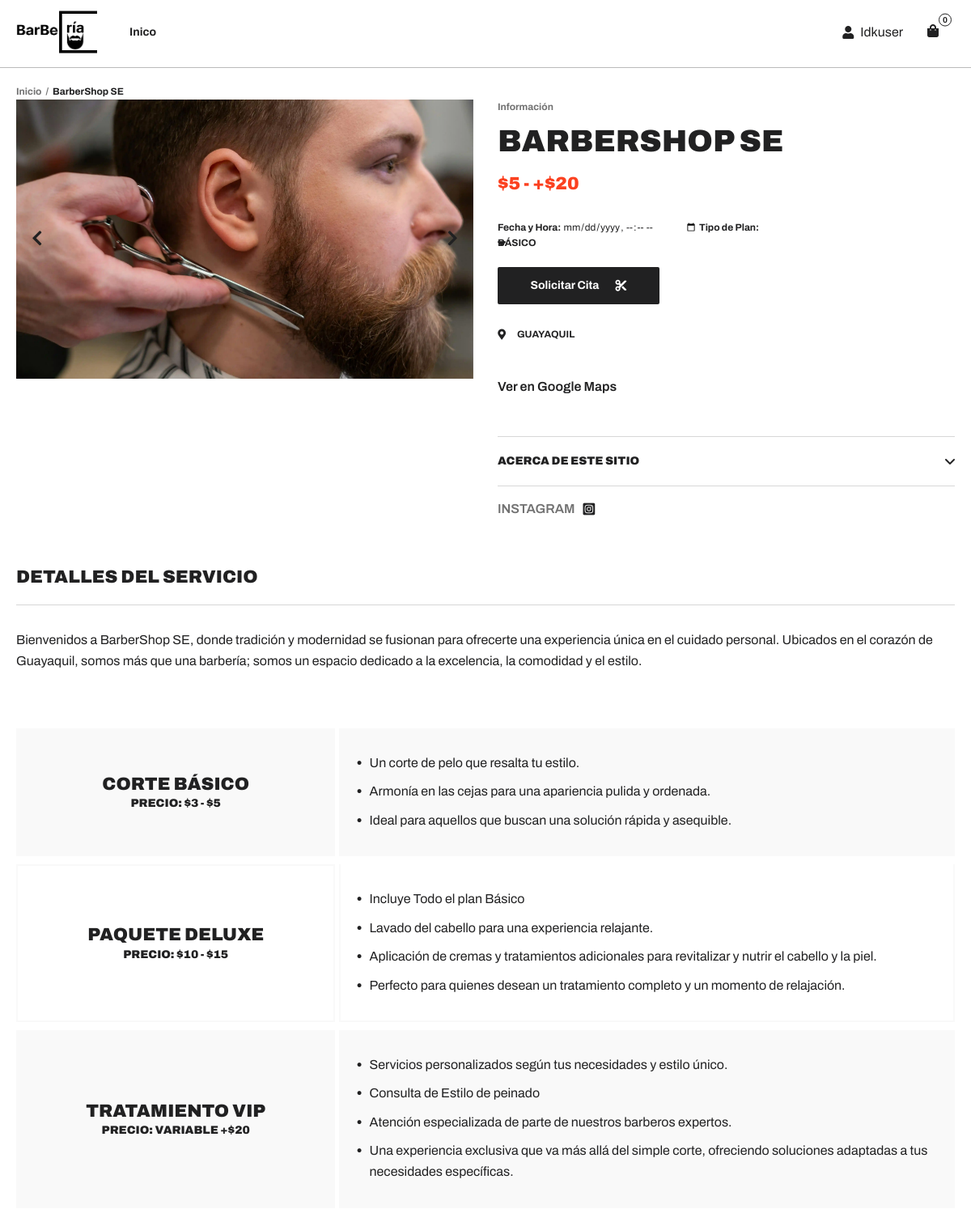
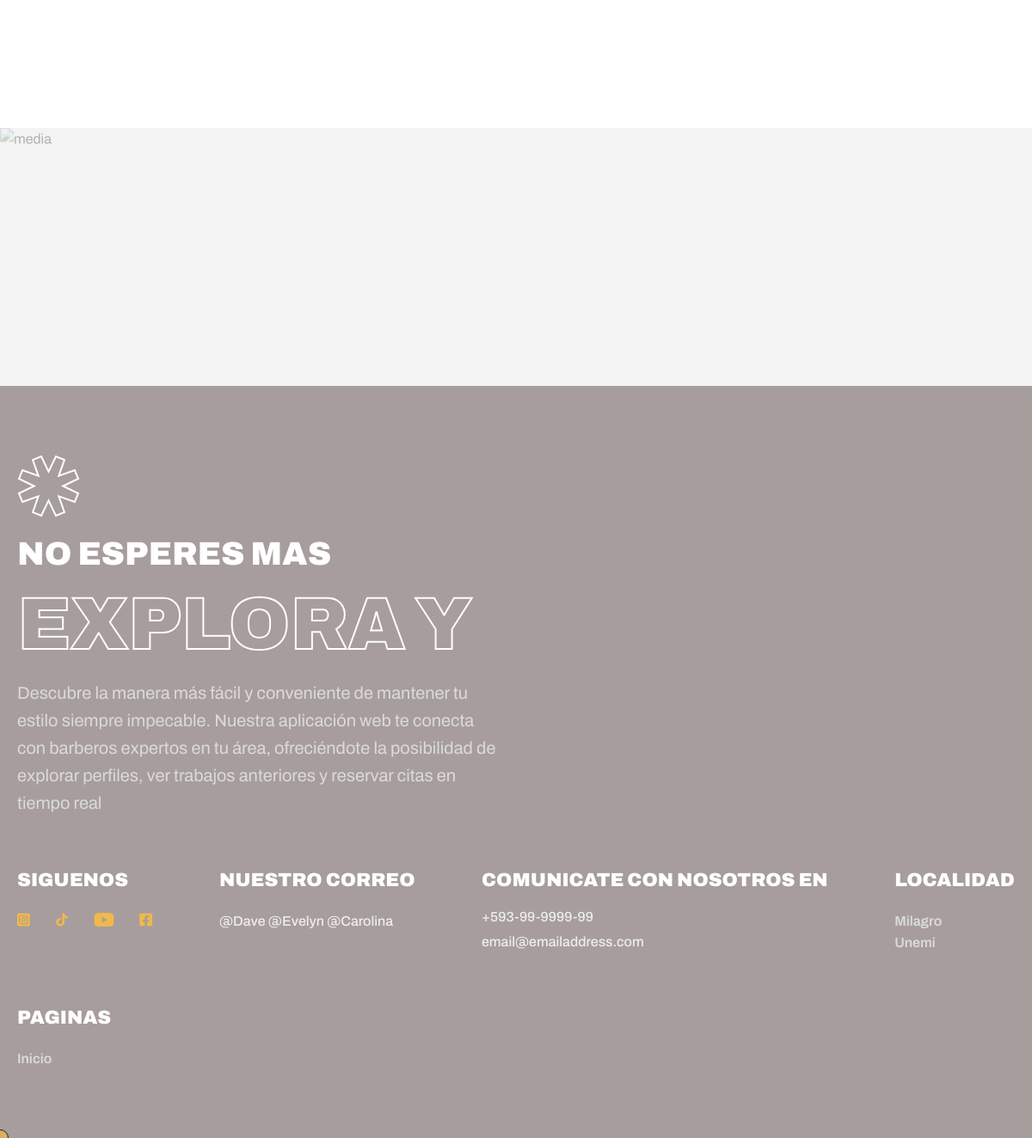
The app's page /perfil-barberia/21/ (signed in) with its own data (2 pictures, top to bottom).
### agendabarberia/models.py (models this page shows, shortened)
class Barberia(models.Model):
    imagen = models.ImageField(upload_to='barberia_images/')  # Guarda las imágenes en la carpeta 'barberia_images/'
    titulo = models.CharField(max_length=100)
    maps = models.CharField(max_length=100, default='https://maps.app.goo.gl/4Z6tBPcvjYrki5nK8')
    insta = models.CharField(max_length=100, default='https://www.instagram.com/')
    descripcion = models.TextField()
    ubicacion = models.CharField(max_length=200, choices=ciudad, default='*')
    numero_contacto = models.CharField(max_length=15)
    usuario = models.ForeignKey(User, on_delete=models.CASCADE, default=1)

### agendabarberia/views.py (the view)
# urls.py: path('perfil-barberia/<int:barberia_id>/', perfil_barberia, name='perfil-barberia'),
@login_required
def perfil_barberia(request, barberia_id):
    barberia = get_object_or_404(Barberia, pk=barberia_id)
    user = request.user
    citas = Cita.objects.filter(usuario=user, barberia=barberia)
    hoy = timezone.now()
    hace_una_semana = hoy - timedelta(days=7)
    citas_en_ultima_semana = Cita.citas_en_ultima_semana(user)
    notificaciones_citas = citas.count()
    total_citas_en_barberia = citas.count()
    mostrar_cupon = total_citas_en_barberia >= 9 #gestiona cuantas vecces va a la barberia
    numeroAleatorio = random.randint(1, 400)
    barberCodeCupon = ([f'code:{user}12/{hoy}/{numeroAleatorio}',f'code:{user}34/{hoy}/{numeroAleatorio}',f'code:{user}56/{hoy}/{numeroAleatorio}', f'code:{user}78/{hoy}/{numeroAleatorio}'])
    print(barberCodeCupon)
    cuponAleatorio = random.choice(barberCodeCupon)
    return render(request, 'perfil-barberia.html', {
        'user': user,
        'barberia': barberia,
        'notificaciones': notificaciones_citas,
        'cupon': mostrar_cupon,
        'cuponCode': cuponAleatorio
    })

### agendabarberia/models.py (called while the page is built)
    @staticmethod
    def citas_en_ultima_semana(usuario):
        hoy = timezone.now()
        hace_una_semana = hoy - timedelta(days=7)
        return Cita.objects.filter(usuario=usuario, fecha__range=(hace_una_semana, hoy)).count()

### agendabarberia/templates/perfil-barberia.html (shortened to what this page needs)
{% load static %}
<!DOCTYPE html>
<html lang="en">
    <head>
        <link rel="stylesheet" href="https://cdnjs.cloudflare.com/ajax/libs/font-awesome/6.0.0-beta3/css/all.min.css">
        <link rel="stylesheet preload" as="style" href="{% static "css/preload.min.css" %}" />
        <link rel="stylesheet preload" as="style" href="{% static "css/icomoon.css" %}" />
        <link rel="stylesheet preload" as="style" href="{% static "css/libs.min.css" %}" />
        <link rel="stylesheet" href="{% static "css/product3.min.css" %}" />
    </head>
    <body>
        {% include 'components/navbar.html' %}
        <ul class="breadcrumbs">
            <li>
                <a class="link" href="{% url "barberias" %}">Inicio</a>
            </li>
            <li>
                <span>{{barberia.titulo}}</span>
            </li>
        </ul>
        <main class="item">
            <div class="container">
                <div class="item_wrapper">
                    <div class="media">
                        <div class="media_slider media_slider--single">
                            <div class="swiper-wrapper">
                                <div class="swiper-slide">
                                    <picture>
                                        <source
                                            data-srcset="{{barberia.imagen.url}}"
                                            srcset="{{barberia.imagen.url}}"
                                            type="image/webp"
                                        />
                                        <img
                                            class="lazy"
                                            data-src="{{barberia.imagen.url}}"
                                            src="{{barberia.imagen.url}}"
                                            alt="{{barberia.titulo}}"
                                        />
                                    </picture>
                                </div>
                            </div>
                            <div class="media_slider-nav d-flex justify-content-between align-items-center">
                                <a class="link swiper-button-prev" href="#"><i class="icon-angle-left"></i></a>
                                <a class="link swiper-button-next" href="#"><i class="icon-angle-right"></i></a>
                            </div>
                        </div>
                    </div>
                    <div class="main sticky-parent">
                        <div class="main_content" data-sticky="true">
                            <div class="main_content-about">
                                <span class="label">Información</span>
                                <h2 class="title">{{barberia.titulo}}</h2>
                                <div class="price h4 d-flex">
                                    <span class="price_item price_item--new">$5 - +$20</span>
                                </div>
                                <div class="wrapper d-flex">
                                    <form method="post" action="{% url "solicitar-cita" barberia.id %}">
                                        <label for="fecha">Fecha y Hora:</label>
                                        <input type="datetime-local" name="fecha" id="fecha" required>
                                        <label for="plan">Tipo de Plan:</label>
                                        <button style="margin-top:20px;" class="btn btn--black btn--shop"> {% comment %} addToCart es la clase {% endcomment %}
                                            <span class="text">Solicitar Cita</span>
                                            <i class="fas fa-cut"></i>
                                        </button>
                                    </form>
                                </div>
                                <div class="options d-flex">
                                    <a class="options_item" href="#"> <i class="icon icon-location"></i>{{barberia.ubicacion}}</a>
                                </div>
                                <a class="link link--underline" href="{{barberia.maps}}">Ver en Google Maps</a>
                            </div>
                            <div class="main_content-accordion">
                                <div class="wrapper accordion" id="aboutAccordion">
                                    <div class="accordion-item">
                                        <h6 class="accordion-header" id="shipping">
                                            <button
                                                class="accordion-button h6"
                                                type="button"
                                                data-bs-toggle="collapse"
                                                data-bs-target="#shippingContent"
                                                aria-expanded="false"
                                                aria-controls="shippingContent"
                                            >
                                                <span>Acerca de este Sitio</span> <i class="icon-angle-down icon"></i>
                                            </button>
                                        </h6>
                                    </div>
                                </div>
                            </div>
                            <div class="main_content-share d-flex">
                                <span class="title">Instagram</span>
                                <ul class="socials">
                                    <li>
                                        <a href="{{barberia.insta}}" target="_blank" rel="noopener noreferrer">
                                            <i class="icon-instagram"></i>
                                        </a>
                                    </li>
                                </ul>
                            </div>
                        </div>
                    </div>
                    {% include "components/detalle-cortes.html" %}
                </div>
            </div>
            <aside>
                <section class="suggested section gradient">
                    <div class="suggested_bg">
                        <picture>
                            <source data-srcset="img/gradients/10.webp" srcset="img/gradients/10.webp" type="image/webp" />
                            <img class="lazy" data-src="img/gradients/10.png" src="img/gradients/10.png" alt="media" />
                        </picture>
                    </div>
                </section>
            </aside>
        </main>
        {% include "components/footer.html" %}
    </body>
</html>

### agendabarberia/templates/components/navbar.html (shortened to what this page needs)
{% load static %}
    <header class="header" data-page="shop" data-page-parent="shop">
        <div class="container d-flex">
            <a class="header_logo logo" href="{% url "barberias" %}">
            <img style='width: 100px;'src="{% static "img/barberia-logo.png" %}" alt="">
            </a>
            <nav class="header_nav text--medium text--md collapse" id="headerMenu">
                <ul class="header_nav-list">
                    <li class="header_nav-list_item dropdown">
                        <a
                            class="nav-link nav-item dropdown-toggle"
                            href="{% url "barberias"  %}"
                        >
                            <span class="nav-item_text"> Inico </span>
                        </a>
                    </li>
                </ul>
            </nav>
            <div class="header_user">
                <a  style='display:flex; justify-content:center; align-items:center;' class="header_user-account" href="{% url "perfil-usuario" user.id %}">
                    <i style='' class="icon-user"></i>
                    <p style='margin-left: 8px;'>{{ user | title }}</p>
                </a>
                <a class="header_user-cart addToCart" href="{% url "reservas"  %}">
                    <i class="icon-bag"></i>
                    <span class="header_user-cart_qty">{{notificaciones}}</span>
                </a>
            </div>
        </div>
    </header>

### agendabarberia/templates/components/detalle-cortes.html (shortened to what this page needs)
<div class="details">
    <div class="details_general">
        <h4 class="details_general-title">Detalles del Servicio</h4>
        <div class="details_general-content">
            <div class="wrapper d-flex flex-column">
                <div class="description">
                    <p>{{barberia.descripcion}}</p>
                </div>
            </div>
        </div>
    </div>
    <div class="details_info d-flex flex-column">
        <div class="details_info-item">
            <div class="details_info-item_header">
                <h4 class="title">Corte Básico</h4>
                <h6>Precio: $3 - $5</h6>
            </div>
            <div class="details_info-item_content">
                <ul class="list list--details d-flex flex-column">
                    <li class="list-item">
                        <i class="icon icon-circle"></i>
                        <p class="text">Un corte de pelo que resalta tu estilo.</p>
                    </li>
                    <li class="list-item">
                        <i class="icon icon-circle"></i>
                        <p class="text">
                            Armonía en las cejas para una apariencia pulida y ordenada.
                        </p>
                    </li>
                    <li class="list-item">
                        <i class="icon icon-circle"></i>
                        <p class="text">Ideal para aquellos que buscan una solución rápida y asequible.</p>
                    </li>
                </ul>
            </div>
        </div>
        <div class="details_info-item">
            <div class="details_info-item_header">
                <h4 class="title">Paquete Deluxe</h4>
                <h6>Precio: $10 - $15</h6>
            </div>
            <div class="details_info-item_content">
                <ul class="list list--details d-flex flex-column">
                    <li class="list-item">
                        <i class="icon icon-circle"></i>
                        <p class="text">Incluye Todo el plan Básico</p>
                    </li>
                    <li class="list-item">
                        <i class="icon icon-circle"></i>
                        <p class="text">
                            Lavado del cabello para una experiencia relajante.
                        </p>
                    </li>
                    <li class="list-item">
                        <i class="icon icon-circle"></i>
                        <p class="text">Aplicación de cremas y tratamientos adicionales para revitalizar y nutrir el cabello y la piel.</p>
                    </li>
                    <li class="list-item">
                        <i class="icon icon-circle"></i>
                        <p class="text">Perfecto para quienes desean un tratamiento completo y un momento de relajación.</p>
                    </li>
                </ul>
            </div>
        </div>
        <div class="details_info-item">
            <div class="details_info-item_header">
                <h4 class="title">Tratamiento VIP</h4>
                <h6>Precio: Variable +$20</h6>
            </div>
            <div class="details_info-item_content">
                <ul class="list list--details d-flex flex-column">
                    <li class="list-item">
                        <i class="icon icon-circle"></i>
                        <p class="text">Servicios personalizados según tus necesidades y estilo único.</p>
                    </li>
                    <li class="list-item">
                        <i class="icon icon-circle"></i>
                        <p class="text">
                            Consulta de Estilo de peinado
                        </p>
                    </li>
                    <li class="list-item">
                        <i class="icon icon-circle"></i>
                        <p class="text">Atención especializada de parte de nuestros barberos expertos.</p>
                    </li>
                    <li class="list-item">
                        <i class="icon icon-circle"></i>
                        <p class="text">Una experiencia exclusiva que va más allá del simple corte, ofreciendo soluciones adaptadas a tus necesidades específicas.</p>
                    </li>
                </ul>
            </div>
        </div>
    </div>
</div>

### agendabarberia/static/css/icomoon.css (style rules this page uses)
[class^="icon-"], [class*=" icon-"] { font-family: 'icomoon' !important; speak: never; font-style: normal; font-weight: normal; font-variant: normal; text-transform: none; line-height: 1; -webkit-font-smoothing: antialiased; -moz-osx-font-smoothing: grayscale; }
.icon-angle-down:before { content: "\e901"; }
.icon-instagram:before { content: "\e90a"; }
.icon-user:before { content: "\e910"; }
.icon-angle-left:before { content: "\e916"; }
.icon-angle-right:before { content: "\e917"; }
.icon-circle:before { content: "\e91c"; }
.icon-bag:before { content: "\e91f"; }
.icon-location:before { content: "\e920"; }

### records on screen
Barberia: titulo "BarberShop SE", imagen (picture), titulo "BARBERSHOP SE", ubicacion "GUAYAQUIL", descripcion "Bienvenidos a BarberShop SE, donde tradición y modernidad se fusionan para ofrecerte una experiencia única en el cuidado personal. Ubicados en el corazón de Guayaquil, somos más que una barbería; somos un espacio dedicado a la excelencia, la comodidad y el estilo."

### other values on screen
{{ user | title }} "Idkuser"
{{ notificaciones }} "0"
